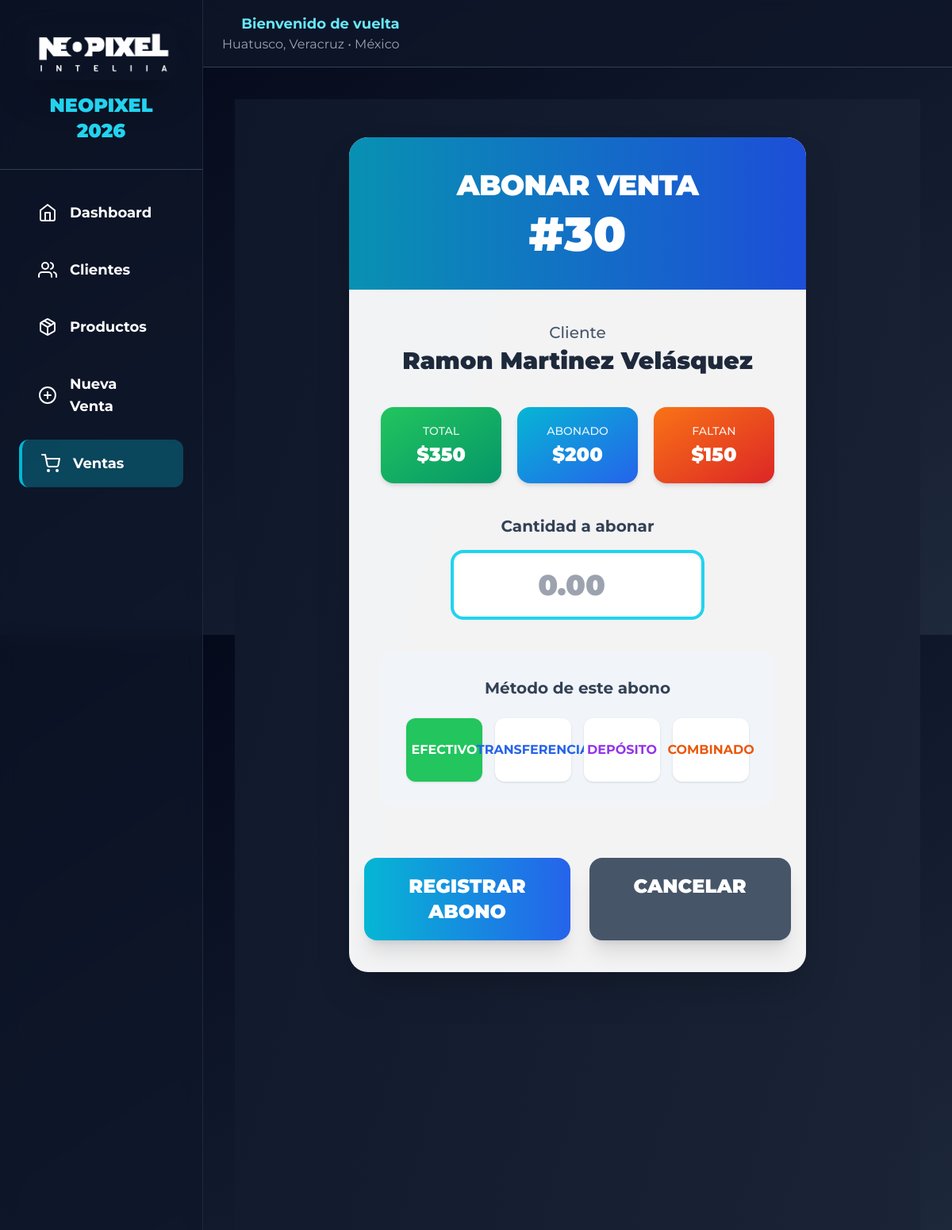
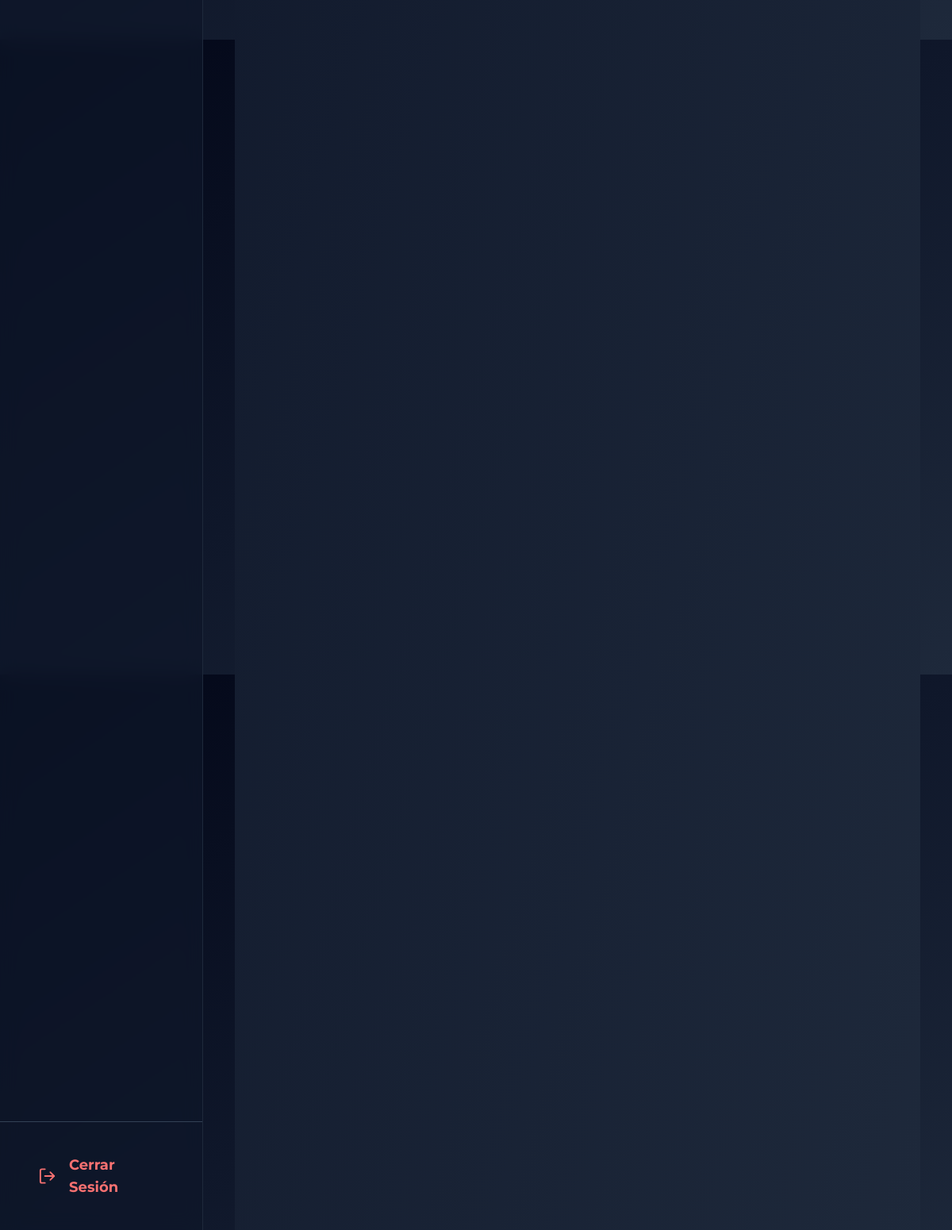
/venta/30/abonar (signed in), run on the app's committed database (2 pictures, top to bottom).
### app/models.py (models this page shows)
class Venta(db.Model):
    id = db.Column(db.Integer, primary_key=True)
    cliente_id = db.Column(db.Integer, db.ForeignKey('cliente.id'), nullable=False)
    fecha = db.Column(db.DateTime, default=datetime.now, nullable=False)
    total = db.Column(db.Float, nullable=False)
    abonado = db.Column(db.Float, default=0)
    estado = db.Column(db.String(20), default='pendiente')
    metodo_pago = db.Column(db.String(20), default='efectivo')
    entregado = db.Column(db.Boolean, default=False, nullable=False)
    estatus_pedido = db.Column(db.String(50), default='Pedido', nullable=False)
    items = db.relationship('ItemVenta', backref='venta', lazy=True, cascade="all, delete-orphan")
    cliente = db.relationship('Cliente', backref='ventas')
    abonos = db.relationship('Abono', backref='venta', lazy=True, cascade="all, delete-orphan")

class Cliente(db.Model):
    id = db.Column(db.Integer, primary_key=True)
    nombre = db.Column(db.String(100), nullable=False)
    telefono = db.Column(db.String(20))
    fecha = db.Column(db.DateTime, default=datetime.now, nullable=False)

### app/routes/sales.py (the view, shortened to what this page needs)
@sales_bp.route('/venta/<int:id>/abonar', methods=['GET', 'POST'])
@login_required
def abonar_venta(id):
    venta = Venta.query.get_or_404(id)
    return render_template('abonar_venta.html', venta=venta)

### app/templates/abonar_venta.html (shortened to what this page needs)
{% extends "base.html" %}
{% block content %}
<div class="min-h-screen bg-gradient-to-br from-slate-900 to-slate-800 py-12 px-4">
    <div class="max-w-xl mx-auto">
        <div class="bg-white/95 backdrop-blur-xl rounded-3xl shadow-2xl overflow-hidden">
            <div class="bg-gradient-to-r from-cyan-600 to-blue-700 text-white text-center py-10 px-8">
                <h1 class="text-4xl font-black tracking-tight">ABONAR VENTA</h1>
                <p class="text-6xl font-black mt-3">#{{ venta.id }}</p>
            </div>
            <div class="p-10 space-y-10">
                <div class="text-center">
                    <p class="text-xl font-medium text-slate-600">Cliente</p>
                    <p class="text-3xl font-black text-slate-800 mt-1">{{ venta.cliente.nombre }}</p>
                </div>
                <div class="grid grid-cols-3 gap-5">
                    <div class="bg-gradient-to-br from-green-500 to-emerald-600 rounded-2xl p-5 text-white text-center shadow-md">
                        <p class="text-sm font-medium opacity-90">TOTAL</p>
                        <p class="text-2xl font-black mt-1">${{ "{:,.0f}".format(venta.total) }}</p>
                    </div>
                    <div class="bg-gradient-to-br from-cyan-500 to-blue-600 rounded-2xl p-5 text-white text-center shadow-md">
                        <p class="text-sm font-medium opacity-90">ABONADO</p>
                        <p class="text-2xl font-black mt-1">${{ "{:,.0f}".format(venta.abonado) }}</p>
                    </div>
                    <div class="bg-gradient-to-br from-orange-500 to-red-600 rounded-2xl p-5 text-white text-center shadow-md">
                        <p class="text-sm font-medium opacity-90">FALTAN</p>
                        <p class="text-2xl font-black mt-1">${{ "{:,.0f}".format(venta.total - venta.abonado) }}</p>
                    </div>
                </div>
                <form method="POST" class="space-y-10">
                    <div class="text-center">
                        <label class="text-xl font-bold text-slate-700 block mb-4">Cantidad a abonar</label>
                        <input type="number" step="0.01" name="abono"
                               class="w-full max-w-xs mx-auto px-8 py-5 rounded-2xl border-4 border-cyan-400 text-4xl font-black text-center text-slate-800 focus:border-cyan-600 focus:outline-none shadow-inner"
                               placeholder="0.00" min="0.01" max="{{ venta.total - venta.abonado }}" required autofocus>
                    </div>
                    <div class="bg-slate-100 rounded-2xl p-8">
                        <p class="text-xl font-bold text-slate-700 text-center mb-6">Método de este abono</p>
                        <div class="grid grid-cols-2 md:grid-cols-4 gap-4">
                            <label class="cursor-pointer">
                                <div class="h-20 flex items-center justify-center bg-white border-3 border-green-500 rounded-xl text-green-600 font-bold text-base leading-tight text-center px-2 peer-checked:bg-green-500 peer-checked:text-white transition-all shadow hover:shadow-md">
                                    EFECTIVO
                                </div>
                            </label>
                            <label class="cursor-pointer">
                                <div class="h-20 flex items-center justify-center bg-white border-3 border-blue-500 rounded-xl text-blue-600 font-bold text-base leading-tight text-center px-2 peer-checked:bg-blue-500 peer-checked:text-white transition-all shadow hover:shadow-md">
                                    TRANSFERENCIA
                                </div>
                            </label>
                            <label class="cursor-pointer">
                                <div class="h-20 flex items-center justify-center bg-white border-3 border-purple-500 rounded-xl text-purple-600 font-bold text-base leading-tight text-center px-2 peer-checked:bg-purple-500 peer-checked:text-white transition-all shadow hover:shadow-md">
                                    DEPÓSITO
                                </div>
                            </label>
                            <label class="cursor-pointer">
                                <div class="h-20 flex items-center justify-center bg-white border-3 border-orange-500 rounded-xl text-orange-600 font-bold text-base leading-tight text-center px-2 peer-checked:bg-orange-500 peer-checked:text-white transition-all shadow hover:shadow-md">
                                    COMBINADO
                                </div>
                            </label>
                        </div>
                    </div>
                    <div class="flex justify-center gap-6 pt-6">
                        <button type="submit" class="px-14 py-5 bg-gradient-to-r from-cyan-500 to-blue-600 text-white text-2xl font-black rounded-2xl shadow-xl hover:shadow-cyan-500/50 transition transform hover:scale-105">
                            REGISTRAR ABONO
                        </button>
                        <a href="{{ url_for('sales.ventas') }}" class="px-14 py-5 bg-slate-600 text-white text-2xl font-black rounded-2xl shadow-xl hover:bg-slate-700 transition">
                            CANCELAR
                        </a>
                    </div>
                </form>
            </div>
        </div>
    </div>
</div>
{% endblock %}

### app/templates/base.html (style rules this page uses)
body { font-family: 'Montserrat', sans-serif; }

### data on the page
Venta: id "30", total "350", abonado "200", venta.total-venta.abonado "150"
Cliente: cliente.nombre "Ramon Martinez Velásquez"
